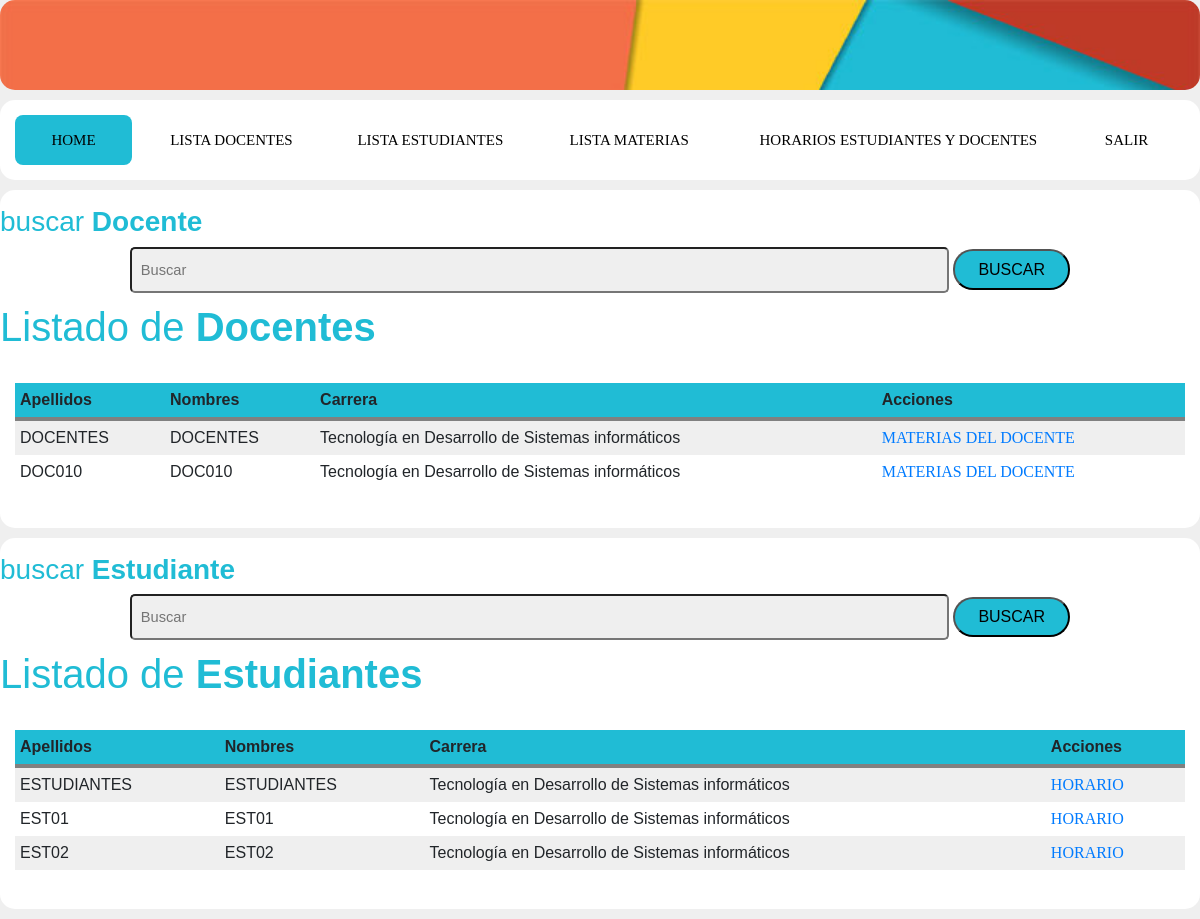
The app's page /admin/lista_estudiantes-docentes.php (signed in) with its own data.
### tables this page shows
CREATE TABLE `informacion` (
  `inf_id` int(10) UNSIGNED NOT NULL,
  `inf_tido_id` int(10) UNSIGNED NOT NULL,
  `inf_documento` varchar(30) NOT NULL,
  `inf_nombres` varchar(30) DEFAULT NULL,
  `inf_apellidos` varchar(30) DEFAULT NULL,
  `inf_correo` varchar(150) DEFAULT NULL,
  `inf_usu_id` int(10) UNSIGNED NOT NULL,
  `inf_rol_id` int(10) UNSIGNED NOT NULL,
  `inf_car_id` int(10) UNSIGNED NOT NULL
);

CREATE TABLE `carrera` (
  `car_id` int(10) UNSIGNED NOT NULL,
  `car_nombre` varchar(130) DEFAULT NULL
);

### bd/conexion.php (called while the page is built, shortened)
<?php
class basedatos{
private $con;
private $dbequipo='localhost';
private $dbusuario='root';
private $dbclave='';
private $dbnombre='db-proyecto01';
public function conectar(){
	$this->con = mysqli_connect($this->dbequipo, $this->dbusuario, $this->dbclave, $this->dbnombre);
}
public function lista_estudiantes(){
	$sql = "SELECT informacion.inf_id AS num,informacion.inf_nombres AS nombres,informacion.inf_apellidos AS apellidos,carrera.car_nombre AS carrera FROM informacion INNER JOIN roles ON informacion.inf_rol_id = roles.rol_id INNER JOIN carrera ON informacion.inf_car_id = carrera.car_id where roles.rol_nombre = 'ESTUDIANTES';";
	$res = mysqli_query($this->con, $sql);
	return $res;
}
public function lista_docentes(){
	$sql = "SELECT informacion.inf_id AS num,informacion.inf_nombres AS nombres,informacion.inf_apellidos AS apellidos,carrera.car_nombre AS carrera FROM informacion INNER JOIN roles ON informacion.inf_rol_id = roles.rol_id INNER JOIN carrera ON informacion.inf_car_id = carrera.car_id where roles.rol_nombre = 'DOCENTES';";
	$res = mysqli_query($this->con, $sql);
	return $res;
}
}
?>

### admin/lista_estudiantes-docentes.php (the view, shortened to what this page needs)
<?php
include ('../bd/conexion.php');
$tabla = false;
$tablae = false;
?>
<!DOCTYPE html>
<html>
<head>
    <link rel="stylesheet" type="text/css" href="bootstrap/css/bootstrap.min.css">
    <link rel="stylesheet" type="text/css" href="../css/estilos.css" >
</head>
<body>
    <div class="section" id="header">
    </div>
    <div class="section">
        <nav class="menu">
            <a href="admin.php">Home</a>
            <a href="lista_usuarios_d.php">Lista Docentes</a>
            <a href="lista_usuarios_e.php">Lista Estudiantes</a>
            <a href="lista_materias.php">lista Materias</a>
            <a href="lista_estudiantes-docentes.php">Horarios Estudiantes y docentes</a>
            <a href="../salir.php">Salir</a>
            <div class="animation start-home"></div>
        </nav>
    </div>
    <div class="section">
        <div class="row">
            <h3>buscar <b>Docente</b></h3>
        </div>
        <center>
            <form method="post">
                <input type="text" name="buscarD" id="buscarD" placeholder="Buscar">
                <button type="submit" class="buttonbuscar">BUSCAR</button>
            </form>
        </center>
        <div>
            <?php
            if ($tabla == true) {
                ?>
                <table class="tablahi" >
                    <thead>
                        <tr>
                            <th>Apellidos</th>
                            <th>Nombres</th>
                            <th>Carrera</th>
                            <th>Acciones</th>
                        </tr>
                    </thead>
                    <tbody>
                        <?php
                        while ($a=mysqli_fetch_object($b)){
                            $id=$a->num;
                            $apellidos=$a->apellidos;
                            $nombres=$a->nombres;
                            $carrera=$a->carrera;
                            ?>
                            <tr>
                                <td><?php echo $apellidos;?></td>
                                <td><?php echo $nombres;?></td>
                                <td><?php echo $carrera; ?></td>
                                <td>
                                    <a href="lista_materias_d.php?id=<?php echo $id;?>">MATERIAS DEL DOCENTE</a>
                                </td>
                            </tr>
                            <?php
                        }
                        ?>
                    </tbody>
                </table><br>
                <center>
                    <button type="button" class="button" onclick="window.location.href = 'lista_estudiantes-docentes.php'">VER TODA LA LISTA</button>
                </center>
                <?php
            } else {
                if ($tabla == false) {
                    ?>
                    <div class="table-title">
                        <div class="row">
                            <h1>Listado de  <b>Docentes</b></h1>
                        </div>
                    </div>
                    <br>
                    <table class="tablahi" >
                        <thead>
                            <tr>
                                <th>Apellidos</th>
                                <th>Nombres</th>
                                <th>Carrera</th>
                                <th>Acciones</th>
                            </tr>
                        </thead>
                        <tbody>
                            <?php
                            $usuario = new basedatos();
                            $listado=$usuario->lista_docentes();
                            while ($row=mysqli_fetch_object($listado)){
                                $id=$row->num;
                                $apellidos=$row->apellidos;
                                $nombres=$row->nombres;
                                $carrera=$row->carrera;
                                ?>
                                <tr>
                                    <td><?php echo $apellidos;?></td>
                                    <td><?php echo $nombres;?></td>
                                    <td><?php echo $carrera; ?></td>
                                    <td>
                                        <a href="lista_materias_d.php?id=<?php echo $id;?>">MATERIAS DEL DOCENTE</a>
                                    </td>
                                </tr>
                                <?php
                            }
                            ?>
                        </tbody>
                    </table>
                    <br>
                    <?php
                }
            }
            ?>
        </div>
    </div>
    <div class="section">
        <div class="row">
            <h3>buscar <b>Estudiante</b></h3>
        </div>
        <center>
            <form method="post">
                <input type="text" name="buscarE" id="buscarE" placeholder="Buscar">
                <button type="submit" class="buttonbuscar">BUSCAR</button>
            </form>
        </center>
        <div>
            <?php
            if ($tablae == true) {
                ?>
                <table class="tablahi" >
                    <thead>
                        <tr>
                            <th>Apellidos</th>
                            <th>Nombres</th>
                            <th>Carrera</th>
                            <th>Acciones</th>
                        </tr>
                    </thead>
                    <tbody>
                        <?php
                        while ($esta=mysqli_fetch_object($estb)){
                            $id=$esta->num;
                            $apellidos=$esta->apellidos;
                            $nombres=$esta->nombres;
                            $carrera=$esta->carrera;
                            ?>
                            <tr>
                                <td><?php echo $apellidos;?></td>
                                <td><?php echo $nombres;?></td>
                                <td><?php echo $carrera; ?></td>
                                <td>
                                    <a href="horario_e.php?id=<?php echo $id;?>">HORARIO</a>
                                </td>
                            </tr>
                            <?php
                        }
                        ?>
                    </tbody>
                </table><br>
                <center>
                    <button type="button" class="button" onclick="window.location.href = 'lista_estudiantes-docentes.php'">VER TODA LA LISTA</button>
                </center>
                <?php
            } else {
                if ($tablae == false) {
                    ?>
                    <div class="table-title">
                        <div class="row">
                            <h1>Listado de  <b>Estudiantes</b></h1>
                        </div>
                    </div>
                    <br>
                    <table class="tablahi" >
                        <thead>
                            <tr>
                                <th>Apellidos</th>
                                <th>Nombres</th>
                                <th>Carrera</th>
                                <th>Acciones</th>
                            </tr>
                        </thead>
                        <tbody>
                            <?php
                            $usuario = new basedatos();
                            $listado=$usuario->lista_estudiantes();
                            while ($row=mysqli_fetch_object($listado)){
                                $id=$row->num;
                                $apellidos=$row->apellidos;
                                $nombres=$row->nombres;
                                $carrera=$row->carrera;
                                ?>
                                <tr>
                                    <td><?php echo $apellidos;?></td>
                                    <td><?php echo $nombres;?></td>
                                    <td><?php echo $carrera; ?></td>
                                    <td>
                                        <a href="horario_e.php?id=<?php echo $id;?>">HORARIO</a>
                                    </td>
                                </tr>
                                <?php
                            }
                            ?>
                        </tbody>
                    </table>
                    <br>
                    <?php
                }
            }
            ?>
        </div>
    </div>
</body>
</html>

### css/estilos.css (style rules this page uses)
body { background-color: #efefef; overflow: auto; font-family: Arial; }
.section { background-color: #fff; padding: 15px; margin-bottom: 10px; border-radius: 15px; overflow: hidden; }
h1 { color: #20bcd5; text-align: center; }
h3 { color: #20bcd5; text-align: center; }
#header { background-size: cover; background-image: url(../img/header.jpg); height: 90px; }
.buttonbuscar { background: #20bcd5; border-radius: 20px ; color: black; cursor: pointer; width: 10%; height: 40.5px; }
.tablahi { background-color: #efefef; border-collapse: collapse; width: 100%; }
th, td { padding: 5px; }
thead { background-color: #20bcd5; border-bottom: solid 4px grey; }
tr:nth-child(even) { background-color: white; }
input, select { margin-bottom: 10px; font-size: 11pt; padding: 11px 9px 9px; border: 1p solid #cecece; background-color: #efefef; color: #787575; border-radius: 5px; width: 70%; outline: none; }
.menu { position: relative; background-color: #fff; border-radius: 8px; font-size: 0; }
.menu a { line-height: 50px; height: 100%; font-size: 15px; display: inline-block; position: relative; z-index: 1; text-decoration: none; text-transform: uppercase; text-align: center; color: black; cursor: pointer; }
.menu .animation { position: absolute; height: 100%; top: 0; z-index: 0; transition: all .5s ease 0s; border-radius: 8px; }
a:nth-child(1) { width: 10%; font-family: 'Cherry Swash', cursive; }
a:nth-child(2) { width: 17%; font-family: 'Cherry Swash', cursive; }
a:nth-child(3) { width: 17%; font-family: 'Cherry Swash', cursive; }
a:nth-child(4) { width: 17%; font-family: 'Cherry Swash', cursive; }
a:nth-child(5) { width: 29%; font-family: 'Cherry Swash', cursive; }
a:nth-child(6) { width: 10%; font-family: 'Cherry Swash', cursive; }
.menu .start-home, a:nth-child(1):hover~.animation { width: 10%; left: 0; background-color: #20bcd5; color: white; }

### records on screen
informacion: inf_apellidos "DOCENTES", inf_nombres "DOCENTES", inf_car.car_nombre "Tecnología en Desarrollo de Sistemas informáticos"
informacion: inf_apellidos "DOC010", inf_nombres "DOC010", inf_car.car_nombre "Tecnología en Desarrollo de Sistemas informáticos"
informacion: inf_apellidos "ESTUDIANTES", inf_nombres "ESTUDIANTES", inf_car.car_nombre "Tecnología en Desarrollo de Sistemas informáticos"
informacion: inf_apellidos "EST01", inf_nombres "EST01", inf_car.car_nombre "Tecnología en Desarrollo de Sistemas informáticos"
informacion: inf_apellidos "EST02", inf_nombres "EST02", inf_car.car_nombre "Tecnología en Desarrollo de Sistemas informáticos"
